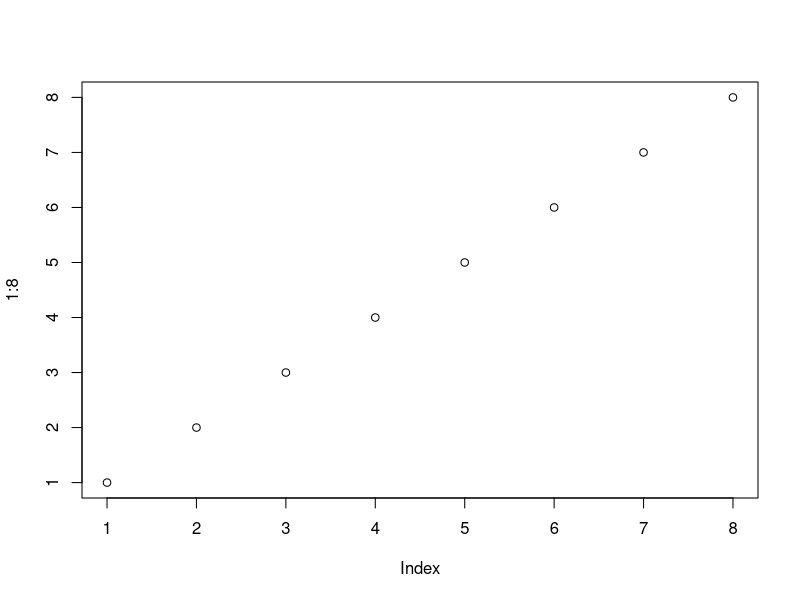
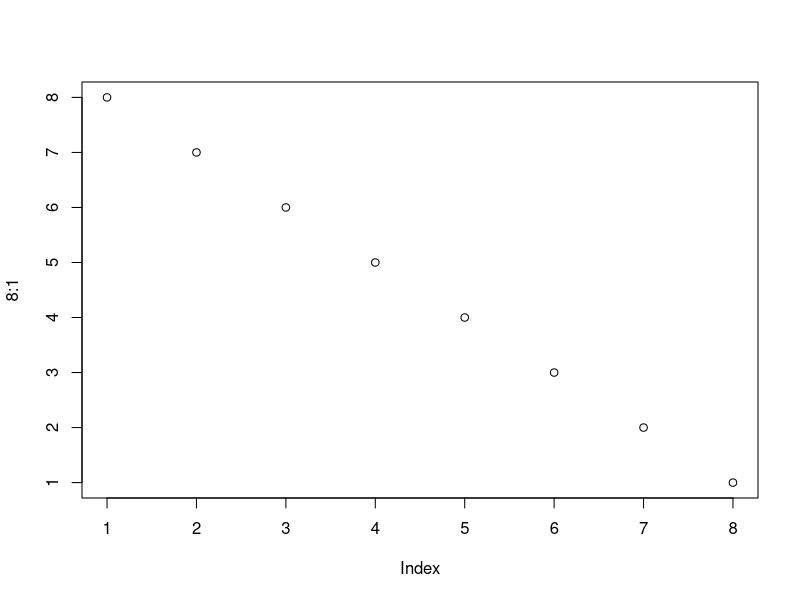
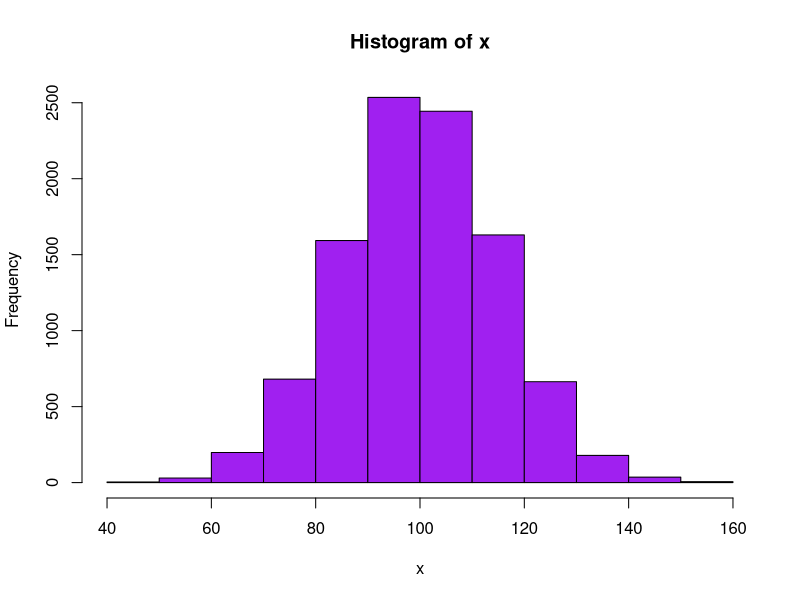

Source code (R) for these figures, in order:
## ---- chunk 1
plot(1:8)
plot(8:1)
## ---- chunk 2
set.seed(123)
x <- rnorm(10000, 100, 15)
hist(x, col = "purple")
## ---- chunk 3
knitr::kable(head(mtcars, 10))
